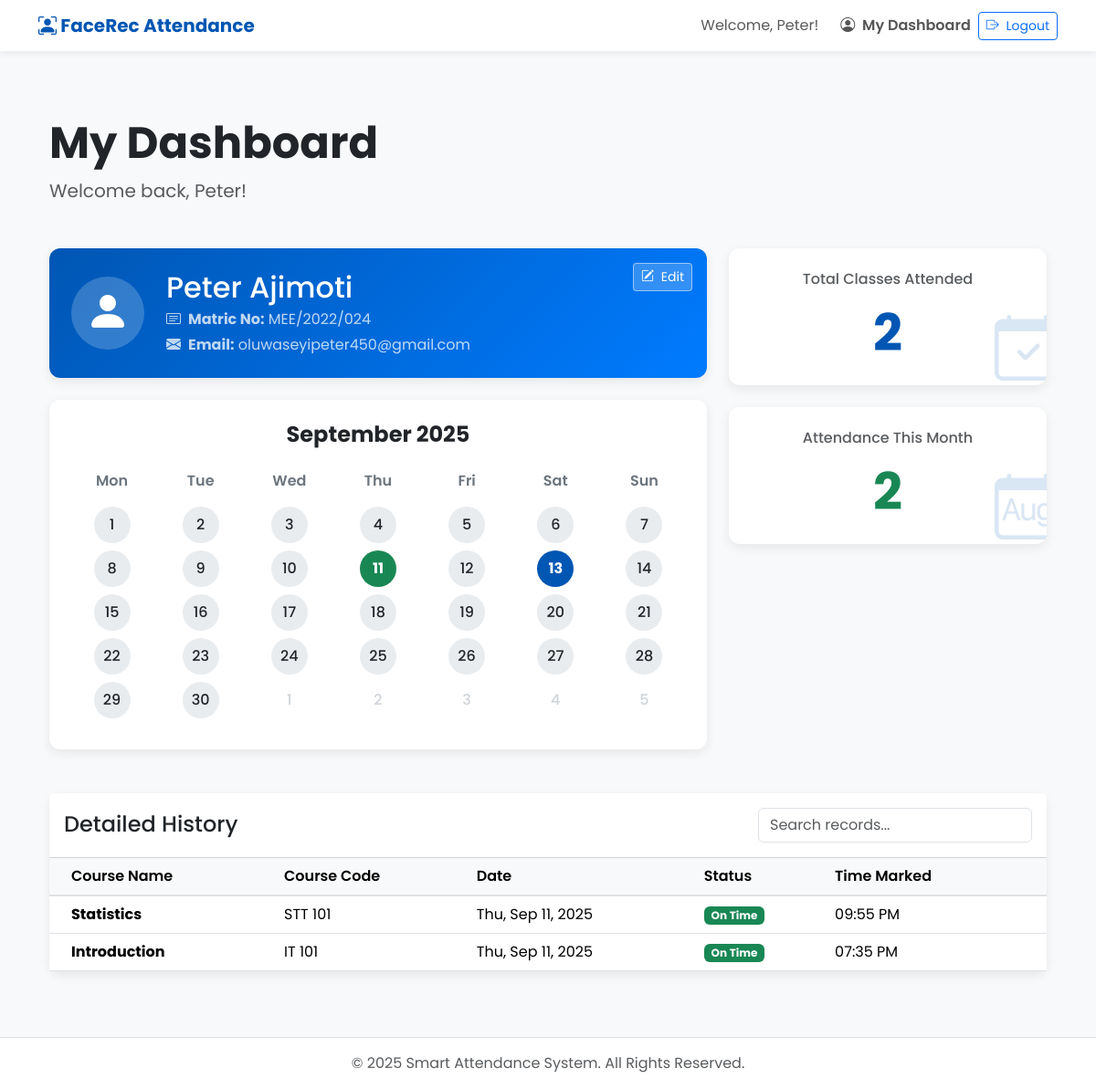
/student/dashboard/ (signed in), run on an earlier commit of the app's database.
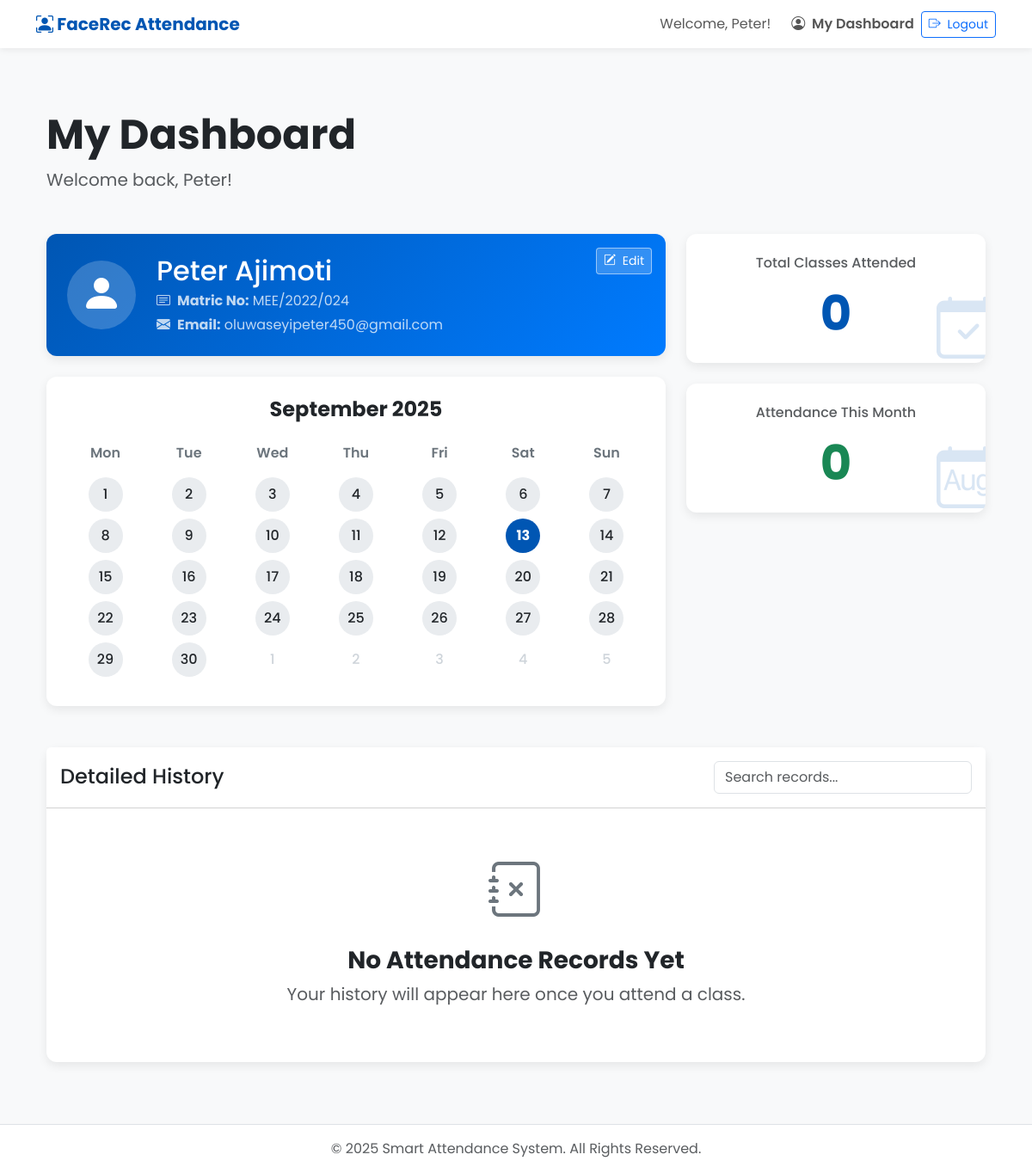
And on a later commit of the database.
### attendance/models.py (models this page shows, shortened)
class AttendanceRecord(models.Model):
    STATUS_CHOICES = (
        ('on_time', 'On Time'),
        ('late', 'Late'),
    )
    session = models.ForeignKey(AttendanceSession, on_delete=models.CASCADE, related_name='records')
    student = models.ForeignKey(Student, on_delete=models.CASCADE, related_name='records')
    timestamp = models.DateTimeField(auto_now_add=True)
    status = models.CharField(max_length=10, choices=STATUS_CHOICES, default='on_time')
    class Meta:
        unique_together = ('session', 'student')

class AttendanceSession(models.Model):
    course = models.ForeignKey(Course, on_delete=models.CASCADE)
    created_at = models.DateTimeField(auto_now_add=True)
    start_time = models.DateTimeField(default=timezone.now)
    end_time = models.DateTimeField(default=timezone.now)
    is_active = models.BooleanField(default=True)

class Course(models.Model):
    course_code = models.CharField(max_length=20, unique=True)
    course_name = models.CharField(max_length=200)
    lecturer = models.ForeignKey(User, on_delete=models.CASCADE)
    enrolled_students = models.ManyToManyField('Student', related_name='courses', blank=True)

### attendance/views.py (the view)
# urls.py: path('student/dashboard/', views.student_dashboard, name='student_dashboard'),
@login_required
def student_dashboard(request):
    if request.user.is_staff:
        return redirect('lecturer_dashboard')
    student = get_object_or_404(Student, user=request.user)
    records = AttendanceRecord.objects.filter(student=student).select_related(
        'session__course'
    ).order_by('-session__created_at')
    today = timezone.now()
    attendance_dates_this_month = records.filter(
        session__created_at__year=today.year,
        session__created_at__month=today.month
    ).values_list('session__created_at__day', flat=True)
    import calendar
    cal = calendar.Calendar()
    month_days = cal.itermonthdates(today.year, today.month)
    day_headers = ["Mon", "Tue", "Wed", "Thu", "Fri", "Sat", "Sun"]
    context = {
        'student': student,
        'records': records,
        'attendance_this_month': len(attendance_dates_this_month),
        'attended_days_set': set(attendance_dates_this_month),
        'month_days': month_days,
        'today': today.date(),
        'day_headers': day_headers,
    }
    return render(request, 'attendance/student_dashboard.html', context)

### attendance/templates/attendance/student_dashboard.html (shortened to what the changed rows need)
{% extends 'attendance/base.html' %}
{% block content %}
<link rel="stylesheet" href="https://cdn.jsdelivr.net/npm/bootstrap-icons@1.11.3/font/bootstrap-icons.min.css">
<div class="container my-5">
    <div class="mb-5">
        <h1 class="display-5 fw-bold">My Dashboard</h1>
    </div>
    <div class="row g-4">
        <div class="col-xl-8">
            <div class="card profile-card mb-4">
                <div class="card-body p-4 d-flex align-items-center">
                    <div>
                        <h2 class="card-title text-white mb-1">{{ student.user.get_full_name }}</h2>
                    </div>
                </div>
            </div>
            <div class="card">
                <div class="card-body p-4">
                    <div class="calendar-wrapper">
                        <div class="calendar-grid">
                            {% for header in day_headers %}
                                <div class="calendar-header">{{ header }}</div>
                            {% endfor %}
                            {% for day in month_days %}
                                <div class="calendar-day
                                    {% if day.month == today.month %}day-current-month{% else %}day-other-month{% endif %}
                                    {% if day == today %}day-today{% endif %}
                                    {% if day.month == today.month and day.day in attended_days_set %}day-attended{% endif %}"
                                    data-bs-toggle="tooltip" title="{% if day.month == today.month %}{% if day.day in attended_days_set %}Present{% else %}Absent{% endif %}{% endif %}">
                                    {{ day.day }}
                                </div>
                            {% endfor %}
                        </div>
                    </div>
                </div>
            </div>
        </div>
        <div class="col-xl-4">
            <div class="card stat-card mb-4">
                <div class="card-body text-center p-4">
                    <h6 class="text-muted mb-3">Total Classes Attended</h6>
                    <p class="display-4 fw-bold mb-0">{{ records.count }}</p>
                    <div class="stat-icon"><i class="bi bi-calendar-check"></i></div>
                </div>
            </div>
            <div class="card stat-card">
                <div class="card-body text-center p-4">
                    <h6 class="text-muted mb-3">Attendance This Month</h6>
                    <p class="display-4 fw-bold mb-0 text-success">{{ attendance_this_month }}</p>
                    <div class="stat-icon"><i class="bi bi-calendar-month"></i></div>
                </div>
            </div>
        </div>
    </div>
    <div class="card mt-5">
        <div class="card-body p-0">
             {% if records %}
                <div class="table-responsive">
                    <table class="table table-hover mb-0" id="attendanceTable">
                        <thead class="table-light">
                            <tr>
                                <th class="ps-4">Course Name</th>
                                <th>Course Code</th>
                                <th>Date</th>
                                <th>Status</th>
                                <th class="pe-4">Time Marked</th>
                            </tr>
                        </thead>
                        <tbody>
                            {% for record in records %}
                                <tr>
                                    <td class="ps-4 fw-bold">{{ record.session.course.course_name }}</td>
                                    <td>{{ record.session.course.course_code }}</td>
                                    <td>{{ record.session.created_at|date:"D, M d, Y" }}</td>
                                    <td>
                                        <span class="badge {% if record.status == 'on_time' %}text-bg-success{% else %}text-bg-warning{% endif %}">
                                            {{ record.get_status_display }}
                                        </span>
                                    </td>
                                    <td class="pe-4">{{ record.timestamp|time:"h:i A" }}</td>
                                </tr>
                            {% endfor %}
                        </tbody>
                    </table>
                </div>
            {% else %}
                <div class="text-center p-5">
                    <i class="bi bi-journal-x" style="font-size: 4rem; color: #6c757d;"></i>
                    <h3 class="fw-bold mt-3">No Attendance Records Yet</h3>
                    <p class="text-muted fs-5">Your history will appear here once you attend a class.</p>
                </div>
            {% endif %}
        </div>
    </div>
</div>
{% endblock %}

What changed in the data, as far as the page shows it:
removed AttendanceRecord: session.course.course_name "Statistics", session.course.course_code "STT 101", session.created_at "Thu, Sep 11, 2025", status "On Time", timestamp "09:55 PM"
removed AttendanceRecord: session.course.course_name "Introduction", session.course.course_code "IT 101", session.created_at "Thu, Sep 11, 2025", status "On Time", timestamp "07:35 PM"
Also different on the page:
{{ records.count }}: "2" → "0"
{{ attendance_this_month }}: "2" → "0"
text no longer shown: "Course Name Course Code Date Status Time Marked"
text now shown: "No Attendance Records Yet Your history will appear here once you attend a class."
